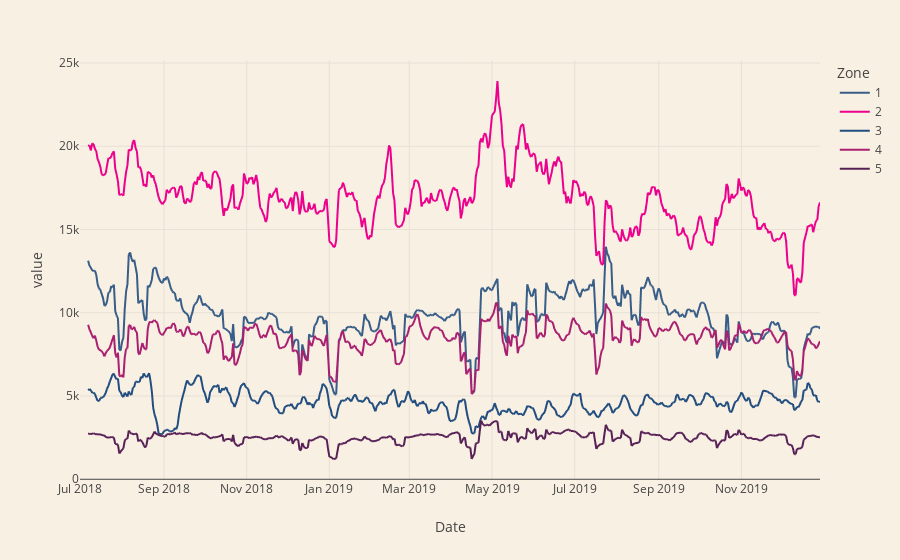

Notebook cell for this chart:
### Markdown cell above
### Load by zone

### Code cell
total_by_zone_df.rolling(7).sum().plot()

### Figure 1 — Plotly figure (JSON) as saved in the notebook; plotly's stock layout.template omitted (floating-point values rounded to 4 significant figures; data arrays with more than 128 entries replaced by an {"elided": "..."} marker saying what was removed)
{"data": [{"hovertemplate": "Zone=1<br>Date=%{x}<br>value=%{y}<extra></extra>", "legendgroup": "1", "line": {"color": "#385E88", "dash": "solid"}, "marker": {"symbol": "circle"}, "mode": "lines", "name": "1", "showlegend": true, "type": "scattergl", "x": {"elided": "547 str values"}, "xaxis": "x", "y": {"elided": "547 float values"}, "yaxis": "y"}, {"hovertemplate": "Zone=2<br>Date=%{x}<br>value=%{y}<extra></extra>", "legendgroup": "2", "line": {"color": "#EC008C", "dash": "solid"}, "marker": {"symbol": "circle"}, "mode": "lines", "name": "2", "showlegend": true, "type": "scattergl", "x": {"elided": "547 str values"}, "xaxis": "x", "y": {"elided": "547 float values"}, "yaxis": "y"}, {"hovertemplate": "Zone=3<br>Date=%{x}<br>value=%{y}<extra></extra>", "legendgroup": "3", "line": {"color": "#224E7F", "dash": "solid"}, "marker": {"symbol": "circle"}, "mode": "lines", "name": "3", "showlegend": true, "type": "scattergl", "x": {"elided": "547 str values"}, "xaxis": "x", "y": {"elided": "547 float values"}, "yaxis": "y"}, {"hovertemplate": "Zone=4<br>Date=%{x}<br>value=%{y}<extra></extra>", "legendgroup": "4", "line": {"color": "#AA2070", "dash": "solid"}, "marker": {"symbol": "circle"}, "mode": "lines", "name": "4", "showlegend": true, "type": "scattergl", "x": {"elided": "547 str values"}, "xaxis": "x", "y": {"elided": "547 float values"}, "yaxis": "y"}, {"hovertemplate": "Zone=5<br>Date=%{x}<br>value=%{y}<extra></extra>", "legendgroup": "5", "line": {"color": "#582156", "dash": "solid"}, "marker": {"symbol": "circle"}, "mode": "lines", "name": "5", "showlegend": true, "type": "scattergl", "x": {"elided": "547 str values"}, "xaxis": "x", "y": {"elided": "547 float values"}, "yaxis": "y"}], "layout": {"legend": {"title": {"text": "Zone"}, "tracegroupgap": 0}, "margin": {"t": 60}, "xaxis": {"anchor": "y", "domain": [0, 1], "title": {"text": "Date"}}, "yaxis": {"anchor": "x", "domain": [0, 1], "title": {"text": "value"}}}}
